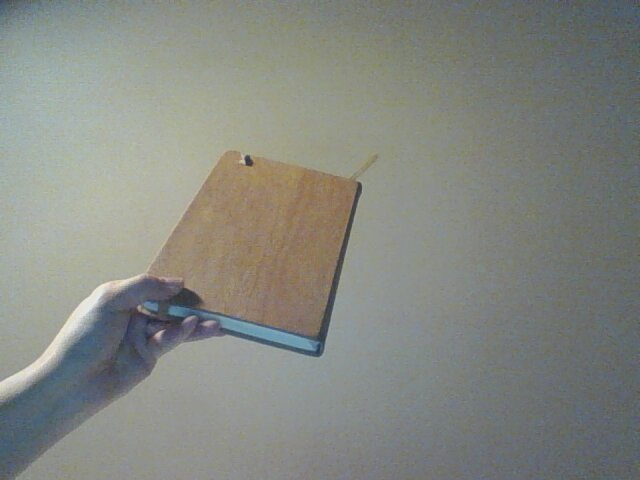
#> input picture img/0.jpg, 640 x 480 px, given in place of the camera
$ python main.py
#> lines starting #> are read from the running program, lines starting #| are printed output that depends on the picture; after the words box and inside, x2 and y2 are one past the last pixel; in counts of white or black regions, pixels touching at a corner belong together
#!/usr/bin/python

# a simple implementation of marked AR
# author: Noni
# date: Feb 12

# reference:
# https://rdmilligan.wordpress.com/2016/12/18/augmented-reality-using-opencv-opengl-and-blender-mark-ii/
# opencv sample code: houghlines.py

import cv2
import numpy as np
import sys
import math


class Detection:
    def __init__(self):
        self.cap = cv2.VideoCapture(0)
        self.frame = None
        self.copy = None

    def cameraView(self):
        while True:
            ret, self.frame = self.cap.read()
#> self.frame is the input picture: shape (480, 640, 3); mean B, G, R 129.4, 135.7, 133.1
            self.copy = self.frame

            # call processing functions
            self.houghLines()
            # end of processing

            cv2.imshow("gray", self.copy)
            if cv2.waitKey(1) & 0xFF == ord('q'):
                break

        self.cap.release()
        cv2.destroyAllWindows()

    def houghLines(self):
        gray = cv2.cvtColor(self.copy, cv2.COLOR_BGR2GRAY)
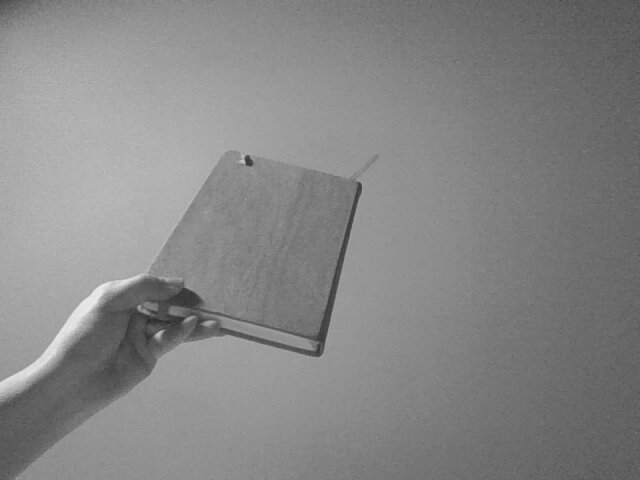
#> gray: shape (480, 640); min 39, max 237, mean 134.2
        canny = cv2.Canny(gray, 100, 200)
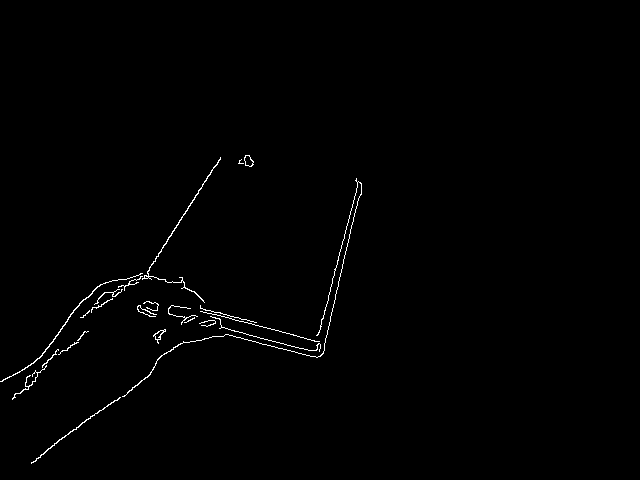
#> canny: shape (480, 640); 0.74% white in thin lines or dots, all inside (x1, y1, x2, y2) = (0, 155, 362, 464)
        lines = cv2.HoughLinesP(canny, 1, math.pi/180.0, 40, np.array([]), 50, 10)
#> lines = 13 rows, first 6: [322, 354, 361, 184], [312, 356, 359, 182], [41, 454, 150, 374], [179, 306, 296, 335], [142, 279, 220, 159], [236, 337, 317, 357]
#> (the run stopped early here; a loop or call above may not have finished)
